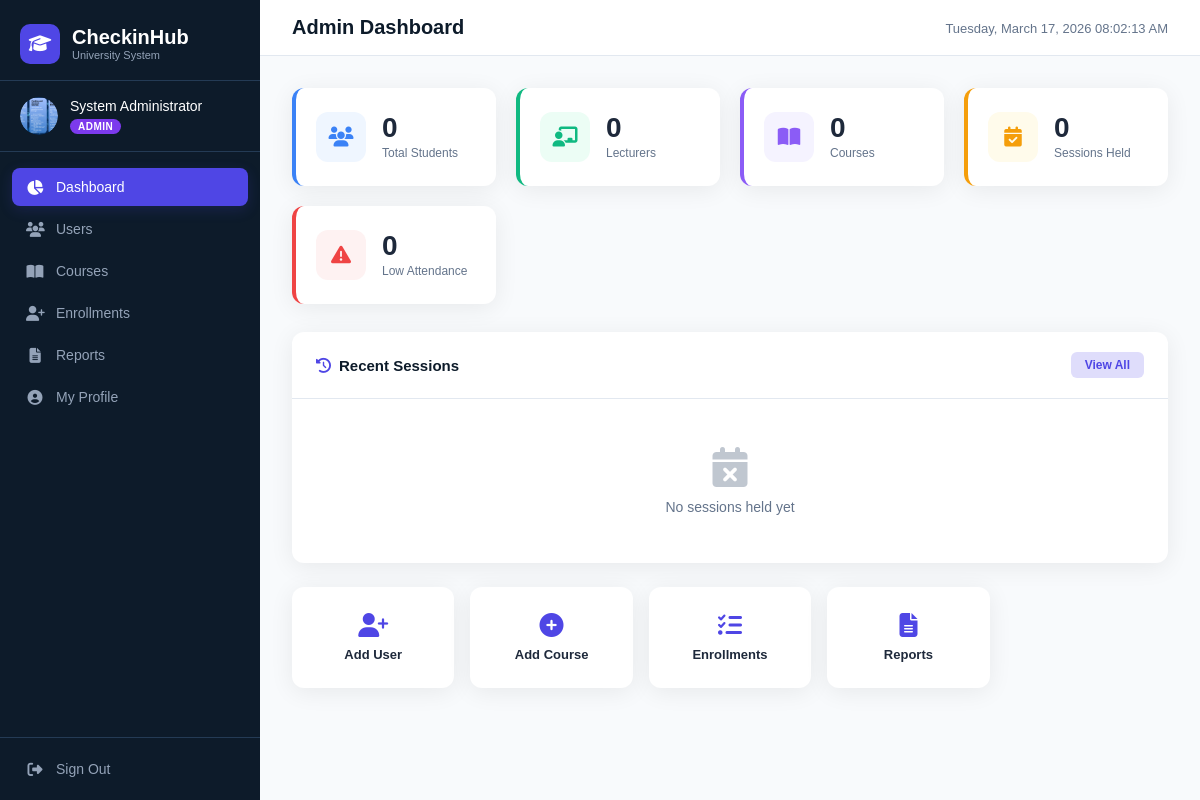
The app's page /admin/dashboard (signed in), older data.
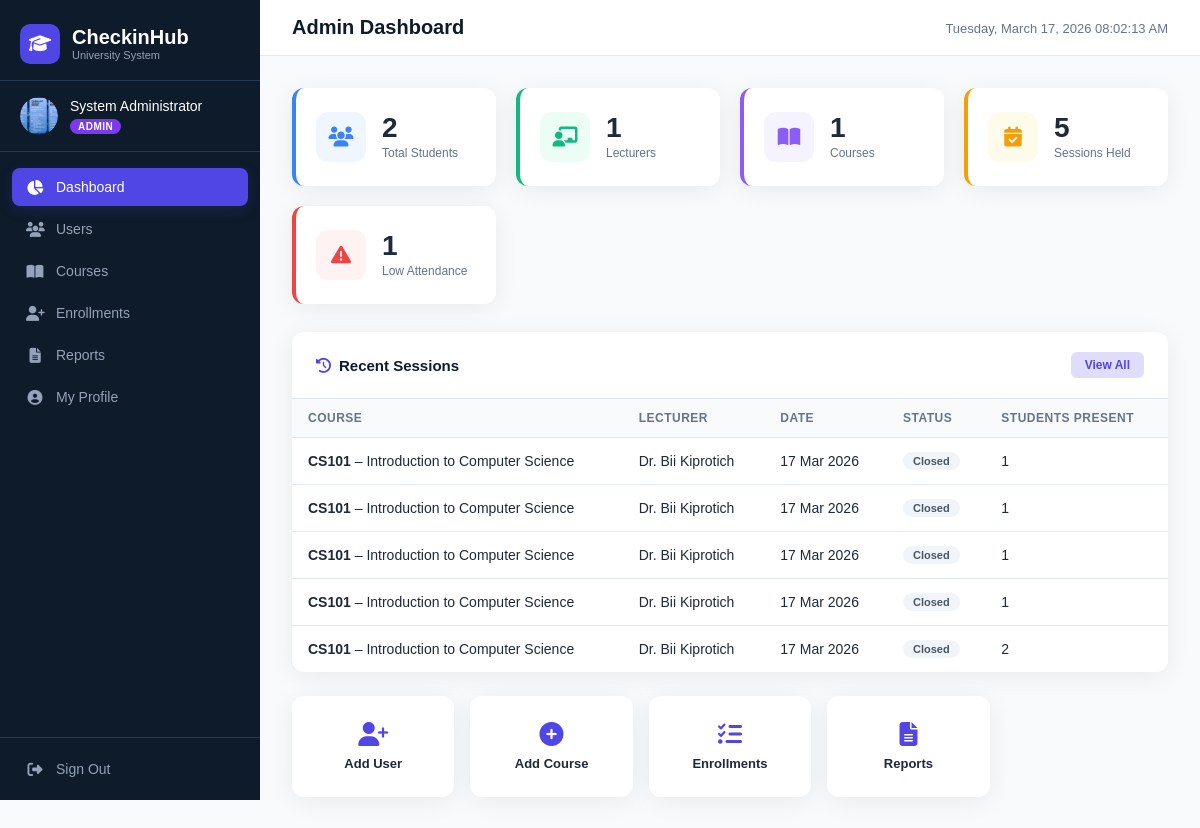
The same page, newer data.
### app/models/user_model.py (models this page shows, shortened)
class User(UserMixin, db.Model):
    __tablename__ = 'users'
    id = db.Column(db.Integer, primary_key=True)
    full_name = db.Column(db.String(150), nullable=False)
    email = db.Column(db.String(150), unique=True, nullable=False)
    student_id = db.Column(db.String(50), unique=True, nullable=True)
    password_hash = db.Column(db.String(256), nullable=False)
    role = db.Column(db.String(20), nullable=False, default='student')  # admin, lecturer, student
    is_active = db.Column(db.Boolean, default=True)
    profile_picture = db.Column(db.String(300), nullable=True)
    bio = db.Column(db.String(300), nullable=True)
    phone = db.Column(db.String(30), nullable=True)
    created_at = db.Column(db.DateTime, default=datetime.utcnow)
    enrollments = db.relationship(
        'Enrollment',
        backref='student',
        lazy='dynamic',
        cascade='all, delete-orphan',
        foreign_keys='Enrollment.student_id'
    )
    attendance_records = db.relationship(
        'AttendanceRecord',
        backref='student',
        lazy='dynamic',
        cascade='all, delete-orphan'
    )
    courses_teaching = db.relationship(
        'Course',
        backref='lecturer',
        lazy='dynamic',
        foreign_keys='Course.lecturer_id'
    )

### app/models/attendance_model.py (models this page shows, shortened)
class AttendanceSession(db.Model):
    __tablename__ = 'attendance_sessions'
    id = db.Column(db.Integer, primary_key=True)
    session_token = db.Column(db.String(100), unique=True, nullable=False, default=lambda: str(uuid.uuid4()))
    course_id = db.Column(db.Integer, db.ForeignKey('courses.id'), nullable=False)
    lecturer_id = db.Column(db.Integer, db.ForeignKey('users.id'), nullable=False)
    date = db.Column(db.Date, default=datetime.utcnow)
    start_time = db.Column(db.DateTime, default=datetime.utcnow)
    end_time = db.Column(db.DateTime, nullable=True)
    is_active = db.Column(db.Boolean, default=True)
    qr_code_path = db.Column(db.String(300), nullable=True)
    records = db.relationship('AttendanceRecord', backref='session', lazy='dynamic')
    lecturer = db.relationship('User', foreign_keys=[lecturer_id])

### app/models/course_model.py (models this page shows, shortened)
class Course(db.Model):
    __tablename__ = 'courses'
    id = db.Column(db.Integer, primary_key=True)
    course_code = db.Column(db.String(20), unique=True, nullable=False)
    course_name = db.Column(db.String(200), nullable=False)
    department = db.Column(db.String(100), nullable=False)
    semester = db.Column(db.String(50), nullable=False)
    lecturer_id = db.Column(db.Integer, db.ForeignKey('users.id'), nullable=True)
    created_at = db.Column(db.DateTime, default=datetime.utcnow)
    enrollments = db.relationship(
        'Enrollment',
        backref='course',
        lazy='dynamic',
        cascade='all, delete-orphan'
    )
    sessions = db.relationship(
        'AttendanceSession',
        backref='course',
        lazy='dynamic',
        cascade='all, delete-orphan'
    )

### app/routes/admin_routes.py (the view)
@admin_bp.route('/dashboard')
@login_required
@role_required('admin')
def dashboard():
    total_students = User.query.filter_by(role='student').count()
    total_lecturers = User.query.filter_by(role='lecturer').count()
    total_courses = Course.query.count()
    total_sessions = AttendanceSession.query.count()
    recent_sessions = AttendanceSession.query.order_by(AttendanceSession.start_time.desc()).limit(5).all()
    defaulters = get_defaulters()
    return render_template('admin/dashboard.html',
        total_students=total_students,
        total_lecturers=total_lecturers,
        total_courses=total_courses,
        total_sessions=total_sessions,
        recent_sessions=recent_sessions,
        defaulter_count=len(defaulters))

### app/models/user_model.py (called while the page is built)
@login_manager.user_loader
def load_user(user_id):
    return User.query.get(int(user_id))

### app/services/attendance_service.py (called while the page is built)
def calculate_attendance_percentage(student_id, course_id):
    total_sessions = AttendanceSession.query.filter_by(course_id=course_id).count()
    if total_sessions == 0:
        return 0.0
    attended = AttendanceRecord.query.join(AttendanceSession).filter(
        AttendanceRecord.student_id == student_id,
        AttendanceSession.course_id == course_id
    ).count()
    return round((attended / total_sessions) * 100, 1)

def get_defaulters():
    defaulters = []
    enrollments = Enrollment.query.all()
    seen = set()
    for enrollment in enrollments:
        key = (enrollment.student_id, enrollment.course_id)
        if key in seen:
            continue
        seen.add(key)
        pct = calculate_attendance_percentage(enrollment.student_id, enrollment.course_id)
        total = AttendanceSession.query.filter_by(course_id=enrollment.course_id).count()
        if pct < 75 and total > 0:
            defaulters.append({
                'student': enrollment.student,
                'course': enrollment.course,
                'percentage': pct
            })
    return defaulters

### app/utils/helpers.py (called while the page is built)
def role_required(*roles):
    def decorator(f):
        @wraps(f)
        def decorated_function(*args, **kwargs):
            if not current_user.is_authenticated:
                return redirect(url_for('auth.login'))
            if current_user.role not in roles:
                flash('Access denied. Insufficient permissions.', 'danger')
                return redirect(url_for('auth.login'))
            return f(*args, **kwargs)
        return decorated_function
    return decorator

### app/templates/admin/dashboard.html (shortened to what this page needs)
{% extends 'base.html' %}
{% block page_title %}Admin Dashboard{% endblock %}
{% block content %}
<div class="stats-grid">
  <div class="stat-card blue">
    <div class="stat-icon"><i class="fas fa-users"></i></div>
    <div class="stat-info">
      <div class="stat-value">{{ total_students }}</div>
      <div class="stat-label">Total Students</div>
    </div>
  </div>
  <div class="stat-card green">
    <div class="stat-icon"><i class="fas fa-chalkboard-teacher"></i></div>
    <div class="stat-info">
      <div class="stat-value">{{ total_lecturers }}</div>
      <div class="stat-label">Lecturers</div>
    </div>
  </div>
  <div class="stat-card purple">
    <div class="stat-icon"><i class="fas fa-book-open"></i></div>
    <div class="stat-info">
      <div class="stat-value">{{ total_courses }}</div>
      <div class="stat-label">Courses</div>
    </div>
  </div>
  <div class="stat-card orange">
    <div class="stat-icon"><i class="fas fa-calendar-check"></i></div>
    <div class="stat-info">
      <div class="stat-value">{{ total_sessions }}</div>
      <div class="stat-label">Sessions Held</div>
    </div>
  </div>
  <div class="stat-card red">
    <div class="stat-icon"><i class="fas fa-triangle-exclamation"></i></div>
    <div class="stat-info">
      <div class="stat-value">{{ defaulter_count }}</div>
      <div class="stat-label">Low Attendance</div>
    </div>
  </div>
</div>
<div class="section-card">
  <div class="section-header">
    <h3><i class="fas fa-clock-rotate-left"></i> Recent Sessions</h3><a href="{{ url_for('admin.reports') }}"
      class="btn-sm">View All</a>
  </div>
  {% if recent_sessions %}
  <table class="data-table">
    <thead>
      <tr>
        <th>Course</th>
        <th>Lecturer</th>
        <th>Date</th>
        <th>Status</th>
        <th>Students Present</th>
      </tr>
    </thead>
    <tbody>
      {% for s in recent_sessions %}
      <tr>
        <td><strong>{{ s.course.course_code }}</strong> &ndash; {{ s.course.course_name }}</td>
        <td>{{ s.lecturer.full_name }}</td>
        <td>{{ s.date.strftime('%d %b %Y') }}</td>
        <td><span class="badge {% if s.is_active %}badge-active{% else %}badge-closed{% endif %}">{% if s.is_active
            %}Active{% else %}Closed{% endif %}</span></td>
        <td>{{ s.records.count() }}</td>
      </tr>
      {% endfor %}
    </tbody>
  </table>
  {% else %}
  <div class="empty-state"><i class="fas fa-calendar-xmark"></i>
    <p>No sessions held yet</p>
  </div>
  {% endif %}
</div>
<div class="quick-links">
  <a href="{{ url_for('admin.create_user') }}" class="quick-link"><i class="fas fa-user-plus"></i><span>Add
      User</span></a>
  <a href="{{ url_for('admin.create_course') }}" class="quick-link"><i class="fas fa-plus-circle"></i><span>Add
      Course</span></a>
  <a href="{{ url_for('admin.enrollments') }}" class="quick-link"><i
      class="fas fa-list-check"></i><span>Enrollments</span></a>
  <a href="{{ url_for('admin.reports') }}" class="quick-link"><i class="fas fa-file-alt"></i><span>Reports</span></a>
</div>
{% endblock %}

### app/templates/base.html (shortened to what this page needs)
<!DOCTYPE html>
<html lang="en">
<head>
  <link rel="stylesheet" href="https://cdnjs.cloudflare.com/ajax/libs/font-awesome/6.5.0/css/all.min.css" />
  <link rel="stylesheet" href="{{ url_for('static', filename='css/main.css') }}" />
</head>
<body>
  {% if current_user.is_authenticated %}
  <div class="layout">
    <aside class="sidebar" id="sidebar">
      <div class="sidebar-header">
        <div class="logo">
          <div class="logo-icon"><i class="fas fa-graduation-cap"></i></div>
          <div>
            <div class="logo-title">CheckinHub</div>
            <div class="logo-sub">University System</div>
          </div>
        </div>
      </div>
      <div class="user-card">
        {% if current_user.profile_picture %}
      <div class="user-avatar avatar-photo">
        <img src="{{ url_for('static', filename='avatars/' + current_user.profile_picture) }}" alt="avatar" />
      </div>
      {% else %}
      <div class="user-avatar">{{ current_user.full_name[0].upper() }}</div>
      {% endif %}
        <div class="user-info">
          <div class="user-name">{{ current_user.full_name }}</div>
          <div class="user-badge {{ current_user.role }}">{{ current_user.role.capitalize() }}</div>
        </div>
      </div>
      <nav class="sidebar-nav">
        {% if current_user.role == 'admin' %}
        <a href="{{ url_for('admin.dashboard') }}" class="nav-item {% if request.endpoint == 'admin.dashboard' %}active{% endif %}"><i class="fas fa-chart-pie"></i><span>Dashboard</span></a>
        <a href="{{ url_for('admin.users') }}" class="nav-item {% if 'user' in request.endpoint %}active{% endif %}"><i class="fas fa-users"></i><span>Users</span></a>
        <a href="{{ url_for('admin.courses') }}" class="nav-item {% if 'course' in request.endpoint %}active{% endif %}"><i class="fas fa-book-open"></i><span>Courses</span></a>
        <a href="{{ url_for('admin.enrollments') }}" class="nav-item {% if 'enrollment' in request.endpoint %}active{% endif %}"><i class="fas fa-user-plus"></i><span>Enrollments</span></a>
        <a href="{{ url_for('admin.reports') }}" class="nav-item {% if 'report' in request.endpoint %}active{% endif %}"><i class="fas fa-file-alt"></i><span>Reports</span></a>
        <a href="{{ url_for('admin.profile') }}" class="nav-item {% if 'profile' in request.endpoint %}active{% endif %}"><i class="fas fa-circle-user"></i><span>My Profile</span></a>
        {% endif %}
      </nav>
      <div class="sidebar-footer">
        <a href="{{ url_for('auth.logout') }}" class="nav-item logout"><i class="fas fa-right-from-bracket"></i><span>Sign Out</span></a>
      </div>
    </aside>
    <main class="main-content">
      <div class="topbar">
        <div class="page-title">{% block page_title %}Dashboard{% endblock %}</div>
        <div class="topbar-right"><span class="topbar-date" id="liveDate"></span></div>
      </div>
      <div class="content-area">{% block content %}{% endblock %}</div>
    </main>
  </div>
  {% endif %}
</body>
</html>

Row changes from the older to the newer data that the page shows:
added AttendanceSession: course.course_code "CS101", course.course_name "Introduction to Computer Science", lecturer.full_name "Dr. Bii Kiprotich", date "17 Mar 2026", is_active "Closed", records.count "1"
added AttendanceSession: course.course_code "CS101", course.course_name "Introduction to Computer Science", lecturer.full_name "Dr. Bii Kiprotich", date "17 Mar 2026", is_active "Closed", records.count "1"
added AttendanceSession: course.course_code "CS101", course.course_name "Introduction to Computer Science", lecturer.full_name "Dr. Bii Kiprotich", date "17 Mar 2026", is_active "Closed", records.count "1"
added AttendanceSession: course.course_code "CS101", course.course_name "Introduction to Computer Science", lecturer.full_name "Dr. Bii Kiprotich", date "17 Mar 2026", is_active "Closed", records.count "1"
added AttendanceSession: course.course_code "CS101", course.course_name "Introduction to Computer Science", lecturer.full_name "Dr. Bii Kiprotich", date "17 Mar 2026", is_active "Closed", records.count "2"
Text that changed along with them:
{{ total_students }}: "0" → "2"
{{ total_lecturers }}: "0" → "1"
{{ total_courses }}: "0" → "1"
{{ total_sessions }}: "0" → "5"
{{ defaulter_count }}: "0" → "1"
text no longer shown: "No sessions held yet"
text now shown: "COURSE LECTURER DATE STATUS STUDENTS PRESENT"
